Frame 1 (no input): blank canvas, image omitted
Frame 60 (the mouse pressed at the canvas centre just before this capture): blank canvas, image omitted
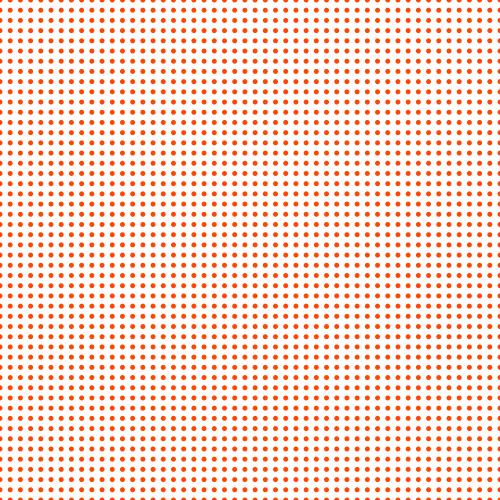
Frame 120 (the mouse held since frame 60 and released just before this capture)

The Processing sketch whose frames 1 and 60 were blank and that drew this single picture after the mouse press (run headless with seeded random() and noise(); from frame 60 on, the mouse is pressed at the canvas centre):

// Processing sketch: Grid
// ── Grid.pde
void setup() {
  size(500, 500);
}

void draw() {
  background(255);

  noStroke();
  fill(255, 69, 0);
  
  int cols = round(map(mouseX, 0, width, 0, 100));
  int rows = round(map(mouseY, 0, height, 0, 100));

  for (int i = 0; i < cols; i++) {
    float x = map(i, 0, cols - 1, 0, width);

    for (int j = 0; j < rows; j++) {
      float y = map(j, 0, rows - 1, 0, height);

      ellipse(x, y, 5, 5);
    }   
  }
}
